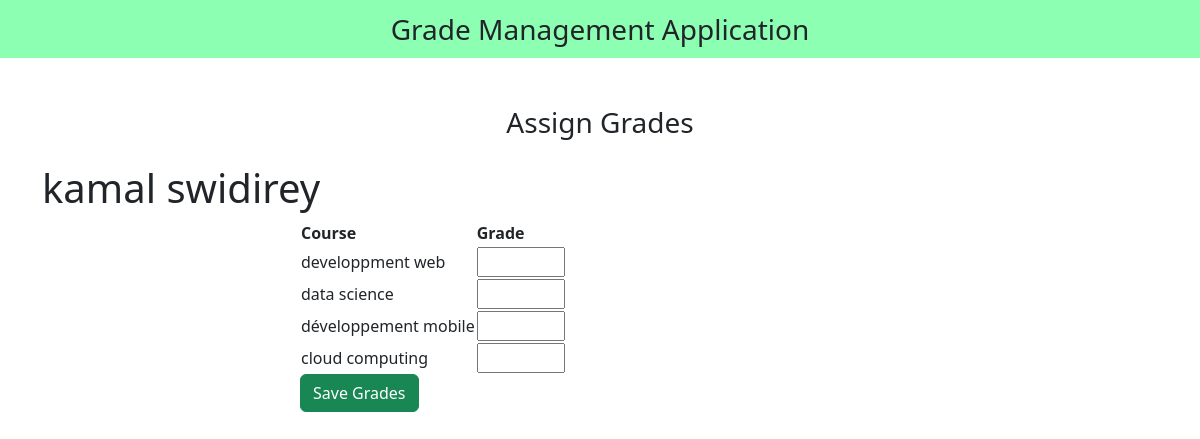
Page /assign_grades.php?id=6 on the committed database.
### tables this page shows
CREATE TABLE `crud` (
  `id` int(255) NOT NULL,
  `first_name` varchar(255) NOT NULL,
  `last_name` varchar(255) NOT NULL,
  `email` varchar(255) NOT NULL,
  `gender` varchar(255) NOT NULL,
  `id_filiere` int(11) DEFAULT NULL
);

CREATE TABLE `matieres` (
  `id` int(11) NOT NULL,
  `nom` varchar(255) NOT NULL,
  `id_filiere` int(11) DEFAULT NULL
);

### assign_grades.php (the view, shortened to what this page needs)
<?php
include "db_conn.php";
if (isset($_GET["id"])) {
    $student_id = $_GET["id"];
    $student_sql = "SELECT * FROM crud WHERE id = $student_id";
    $student_result = mysqli_query($conn, $student_sql);
    $student = mysqli_fetch_assoc($student_result);
    $filiere_id = $student["id_filiere"];
    $matieres_sql = "SELECT * FROM matieres WHERE id_filiere = $filiere_id";
    $matieres_result = mysqli_query($conn, $matieres_sql);
} else {
    header("Location: index.php");
    exit();
}
?>
<!DOCTYPE html>
<html lang="en">
<head>
    <link href="https://cdn.jsdelivr.net/npm/bootstrap@5.2.3/dist/css/bootstrap.min.css" rel="stylesheet">
    <link rel="stylesheet" href="https://cdnjs.cloudflare.com/ajax/libs/font-awesome/6.4.0/css/all.min.css" />
</head>
<body>
<nav class="navbar navbar-light justify-content-center fs-3 mb-5" style="background-color: #00ff5573;">
        Grade Management Application
    </nav>
    <div class="container">
    <div class="text-center mb-4">
            <h3>Assign Grades</h3>
        </div>
    <h1><?php echo $student['first_name'] . ' ' . $student['last_name']; ?></h1>
    <div class="container d-flex justify-content-center">
    <form action="process_grades.php" method="POST" style="width:50vw; min-width:300px;">
        <table>
            <thead>
                <tr>
                    <th>Course</th>
                    <th>Grade</th>
                </tr>
            </thead>
            <tbody>
                <?php while ($row = mysqli_fetch_assoc($matieres_result)) : ?>
                    <tr>
                        <td><?php echo $row['nom']; ?></td>
                        <td><input type="number" name="grades[<?php echo $row['id']; ?>]" min="0" max="20"></td>
                    </tr>
                <?php endwhile; ?>
            </tbody>
        </table>
        <button type="submit" class="btn btn-success">Save Grades</button>
    </form>
                </div>
                </div>
</body>
</html>

### rows in the picture
crud: first_name "kamal", last_name "swidirey"
matieres: nom "developpment web"
matieres: nom "data science"
matieres: nom "développement mobile"
matieres: nom "cloud computing"
